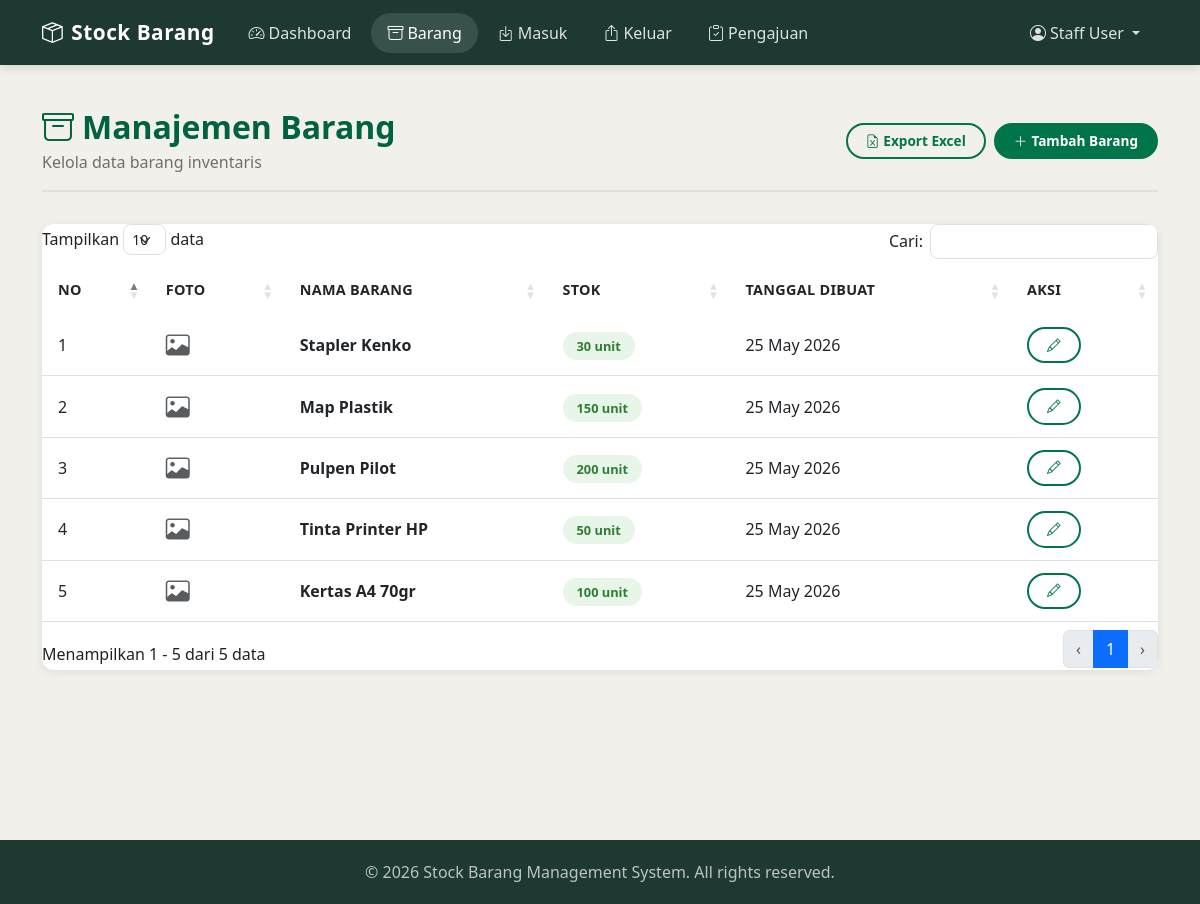
Page /barang/index.php (signed in) on the committed database.
### tables this page shows
CREATE TABLE IF NOT EXISTS barang (
    id INT AUTO_INCREMENT PRIMARY KEY,
    nama_barang VARCHAR(150) NOT NULL,
    stok INT NOT NULL DEFAULT 0,
    foto VARCHAR(255) DEFAULT NULL,
    created_at TIMESTAMP DEFAULT CURRENT_TIMESTAMP,
    updated_at TIMESTAMP DEFAULT CURRENT_TIMESTAMP ON UPDATE CURRENT_TIMESTAMP
);

### barang/index.php (the view, shortened to what this page needs)
<?php
require_once __DIR__ . '/../config/koneksi.php';
include __DIR__ . '/../template/header.php';
include __DIR__ . '/../template/navbar.php';
$barang = mysqli_query($conn, "SELECT * FROM barang ORDER BY id DESC");
?>
<div class="content-wrapper">
    <div class="container">
        <div class="page-header d-flex justify-content-between align-items-center flex-wrap">
            <div>
                <h2><i class="bi bi-archive me-2"></i>Manajemen Barang</h2>
                <p>Kelola data barang inventaris</p>
            </div>
            <div class="d-flex gap-2">
                <a href="/XAMPPPPP/barang/export.php" class="btn btn-outline-custom btn-sm-custom">
                    <i class="bi bi-file-earmark-excel me-1"></i>Export Excel
                </a>
                <a href="/XAMPPPPP/barang/tambah.php" class="btn btn-primary-custom btn-sm-custom">
                    <i class="bi bi-plus-lg me-1"></i>Tambah Barang
                </a>
            </div>
        </div>
        <div class="table-custom">
            <table class="table datatable">
                <thead>
                    <tr>
                        <th>No</th>
                        <th>Foto</th>
                        <th>Nama Barang</th>
                        <th>Stok</th>
                        <th>Tanggal Dibuat</th>
                        <th>Aksi</th>
                    </tr>
                </thead>
                <tbody>
                    <?php $no = 1; while ($row = mysqli_fetch_assoc($barang)): ?>
                    <tr>
                        <td><?= $no++ ?></td>
                        <td>
                            <?php if ($row['foto']): ?>
                                <img src="/XAMPPPPP/upload/<?= htmlspecialchars($row['foto']) ?>" class="img-thumbnail-custom" alt="foto">
                            <?php else: ?>
                                <span class="text-muted"><i class="bi bi-image" style="font-size: 1.5rem;"></i></span>
                            <?php endif; ?>
                        </td>
                        <td><strong><?= htmlspecialchars($row['nama_barang']) ?></strong></td>
                        <td>
                            <span class="badge-approved"><?= $row['stok'] ?> unit</span>
                        </td>
                        <td><?= date('d M Y', strtotime($row['created_at'])) ?></td>
                        <td>
                            <a href="/XAMPPPPP/barang/edit.php?id=<?= $row['id'] ?>" class="btn btn-outline-custom btn-sm-custom me-1">
                                <i class="bi bi-pencil"></i>
                            </a>
                        </td>
                    </tr>
                    <?php endwhile; ?>
                </tbody>
            </table>
        </div>
    </div>
</div>
<?php include __DIR__ . '/../template/footer.php'; ?>

### css/style.css (style rules this page uses)
:root { --bg-main: #f2f0eb; --navbar-bg: #1E3932; --primary: #00754A; --heading: #006241; --card-bg: #ffffff; --text-main: rgba(0, 0, 0, 0.87); --text-secondary: rgba(0, 0, 0, 0.54); --border-color: #e0e0e0; --shadow: 0 2px 8px rgba(0, 0, 0, 0.08); --shadow-hover: 0 4px 16px rgba(0, 0, 0, 0.12); --radius-card: 12px; --radius-btn: 50px; --transition: all 0.2s ease; }
* { box-sizing: border-box; }
body { background-color: var(--bg-main); color: var(--text-main); font-family: 'Segoe UI', 'Helvetica Neue', Arial, sans-serif; min-height: 100vh; padding-top: 76px; }
a { color: var(--primary); text-decoration: none; transition: var(--transition); }
h1, h2, h3, h4, h5, h6 { color: var(--heading); font-weight: 700; }
.btn-primary-custom { background-color: var(--primary); border: 2px solid var(--primary); color: #ffffff; border-radius: var(--radius-btn); padding: 10px 28px; font-weight: 600; transition: var(--transition); }
.btn-outline-custom { background-color: transparent; border: 2px solid var(--primary); color: var(--primary); border-radius: var(--radius-btn); padding: 10px 28px; font-weight: 600; transition: var(--transition); }
.btn-sm-custom { padding: 6px 18px; font-size: 0.85rem; }
.table-custom { background: var(--card-bg); border-radius: var(--radius-card); box-shadow: var(--shadow); overflow: hidden; }
.table-custom table { margin-bottom: 0; }
.table-custom thead { background-color: var(--navbar-bg); color: #ffffff; }
.table-custom thead th { border: none; padding: 14px 16px; font-weight: 600; font-size: 0.9rem; text-transform: uppercase; letter-spacing: 0.3px; }
.table-custom tbody td { padding: 12px 16px; vertical-align: middle; border-color: var(--border-color); }
.badge-approved { background-color: #e8f5e9; color: #2e7d32; padding: 5px 14px; border-radius: var(--radius-btn); font-weight: 600; font-size: 0.8rem; }
.page-header { margin-bottom: 32px; padding-bottom: 16px; border-bottom: 2px solid var(--border-color); }
.page-header h2 { margin-bottom: 4px; }
.page-header p { color: var(--text-secondary); margin-bottom: 0; }
.content-wrapper { padding: 32px 0; min-height: calc(100vh - 76px); }

### rows in the picture
barang: nama_barang "Stapler Kenko", stok "30", created_at "25 May 2026"
barang: nama_barang "Map Plastik", stok "150", created_at "25 May 2026"
barang: nama_barang "Pulpen Pilot", stok "200", created_at "25 May 2026"
barang: nama_barang "Tinta Printer HP", stok "50", created_at "25 May 2026"
barang: nama_barang "Kertas A4 70gr", stok "100", created_at "25 May 2026"

### other values in the picture
$_SESSION['nama_lengkap'] "Staff User"
